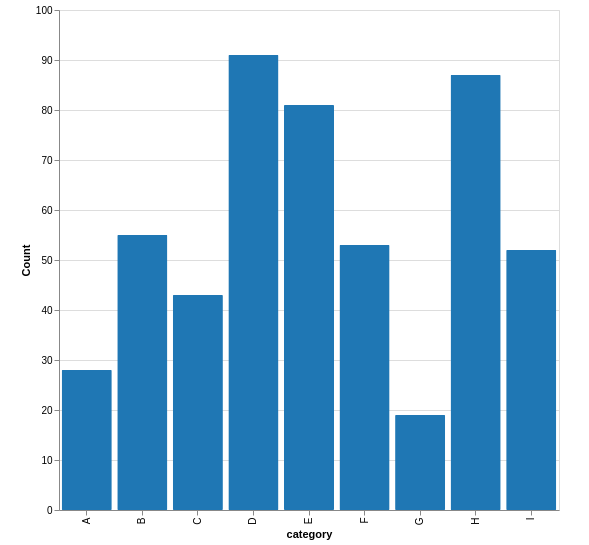

Write a Vega-Lite specification for this figure.
### Vega-Lite specification from a JSON file in a GitHub repository (floating-point values rounded to 4 significant figures)
{"$schema": "https://vega.github.io/schema/vega-lite/v4.json", "data": {"values": [{"a": "A", "b": 28}, {"a": "B", "b": 55}, {"a": "C", "b": 43}, {"a": "D", "b": 91}, {"a": "E", "b": 81}, {"a": "F", "b": 53}, {"a": "G", "b": 19}, {"a": "H", "b": 87}, {"a": "I", "b": 52}]}, "padding": {"left": 20, "top": 5, "right": 30, "bottom": 5}, "width": 500, "height": 500, "resolve": {"scale": {"color": "independent"}}, "background": "#ffffff", "layer": [{"mark": {"type": "bar", "cornerRadius": 1, "tooltip": true, "binSpacing": 1}, "encoding": {"x": {"field": "a", "type": "ordinal", "axis": {"title": "category", "orient": "bottom"}}, "y": {"type": "quantitative", "field": "b", "axis": {"title": "Count", "orient": "left"}}, "opacity": {"value": 1}, "color": {"value": "#1f77b4"}}}]}
